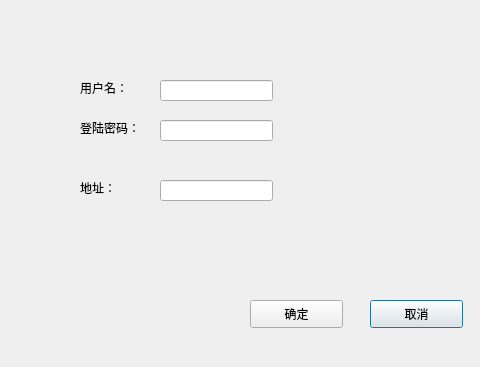
<?xml version="1.0" encoding="UTF-8"?>
<ui version="4.0">
 <class>Register</class>
 <widget class="QDialog" name="Register">
  <property name="geometry">
   <rect>
    <x>0</x>
    <y>0</y>
    <width>480</width>
    <height>367</height>
   </rect>
  </property>
  <property name="windowTitle">
   <string>Dialog</string>
  </property>
  <property name="styleSheet">
   <string notr="true">font: 9pt &quot;微软雅黑&quot;;</string>
  </property>
  <widget class="QPushButton" name="cancelpushButton">
   <property name="geometry">
    <rect>
     <x>370</x>
     <y>300</y>
     <width>93</width>
     <height>28</height>
    </rect>
   </property>
   <property name="text">
    <string>取消</string>
   </property>
  </widget>
  <widget class="QPushButton" name="surepushButton">
   <property name="geometry">
    <rect>
     <x>250</x>
     <y>300</y>
     <width>93</width>
     <height>28</height>
    </rect>
   </property>
   <property name="text">
    <string>确定</string>
   </property>
  </widget>
  <widget class="QLineEdit" name="addresslineEdit">
   <property name="geometry">
    <rect>
     <x>160</x>
     <y>180</y>
     <width>113</width>
     <height>21</height>
    </rect>
   </property>
  </widget>
  <widget class="QLabel" name="balanceLabel">
   <property name="geometry">
    <rect>
     <x>80</x>
     <y>180</y>
     <width>72</width>
     <height>15</height>
    </rect>
   </property>
   <property name="text">
    <string>地址：</string>
   </property>
  </widget>
  <widget class="QLabel" name="userNameLabel">
   <property name="geometry">
    <rect>
     <x>80</x>
     <y>80</y>
     <width>72</width>
     <height>15</height>
    </rect>
   </property>
   <property name="text">
    <string>用户名：</string>
   </property>
  </widget>
  <widget class="QLabel" name="passWordLabel">
   <property name="geometry">
    <rect>
     <x>80</x>
     <y>120</y>
     <width>72</width>
     <height>15</height>
    </rect>
   </property>
   <property name="text">
    <string>登陆密码：</string>
   </property>
  </widget>
  <widget class="QLineEdit" name="userNamelineEdit">
   <property name="geometry">
    <rect>
     <x>160</x>
     <y>80</y>
     <width>113</width>
     <height>21</height>
    </rect>
   </property>
  </widget>
  <widget class="QLineEdit" name="passwordlineEdit">
   <property name="geometry">
    <rect>
     <x>160</x>
     <y>120</y>
     <width>113</width>
     <height>21</height>
    </rect>
   </property>
  </widget>
 </widget>
 <resources/>
 <connections/>
</ui>
